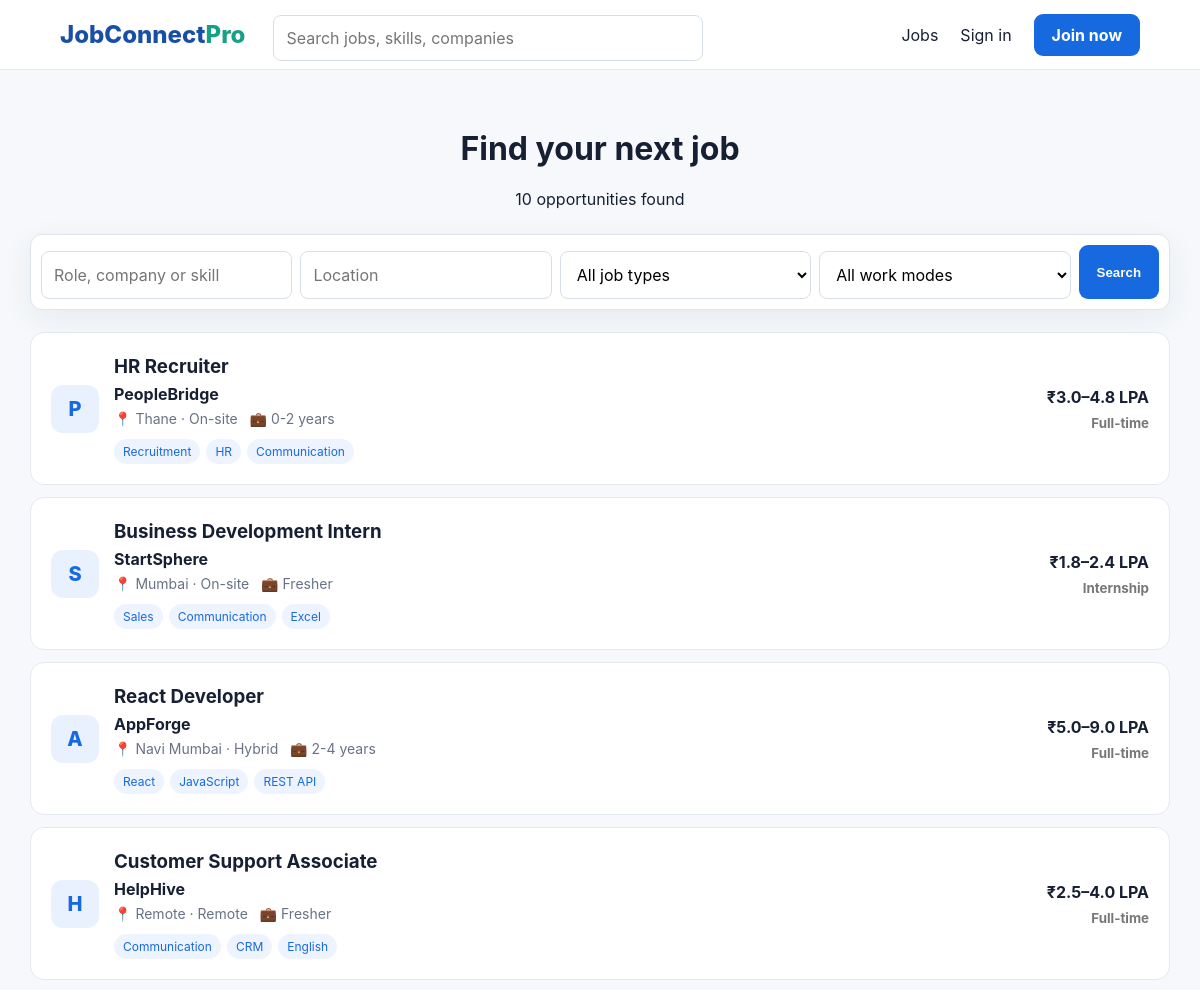
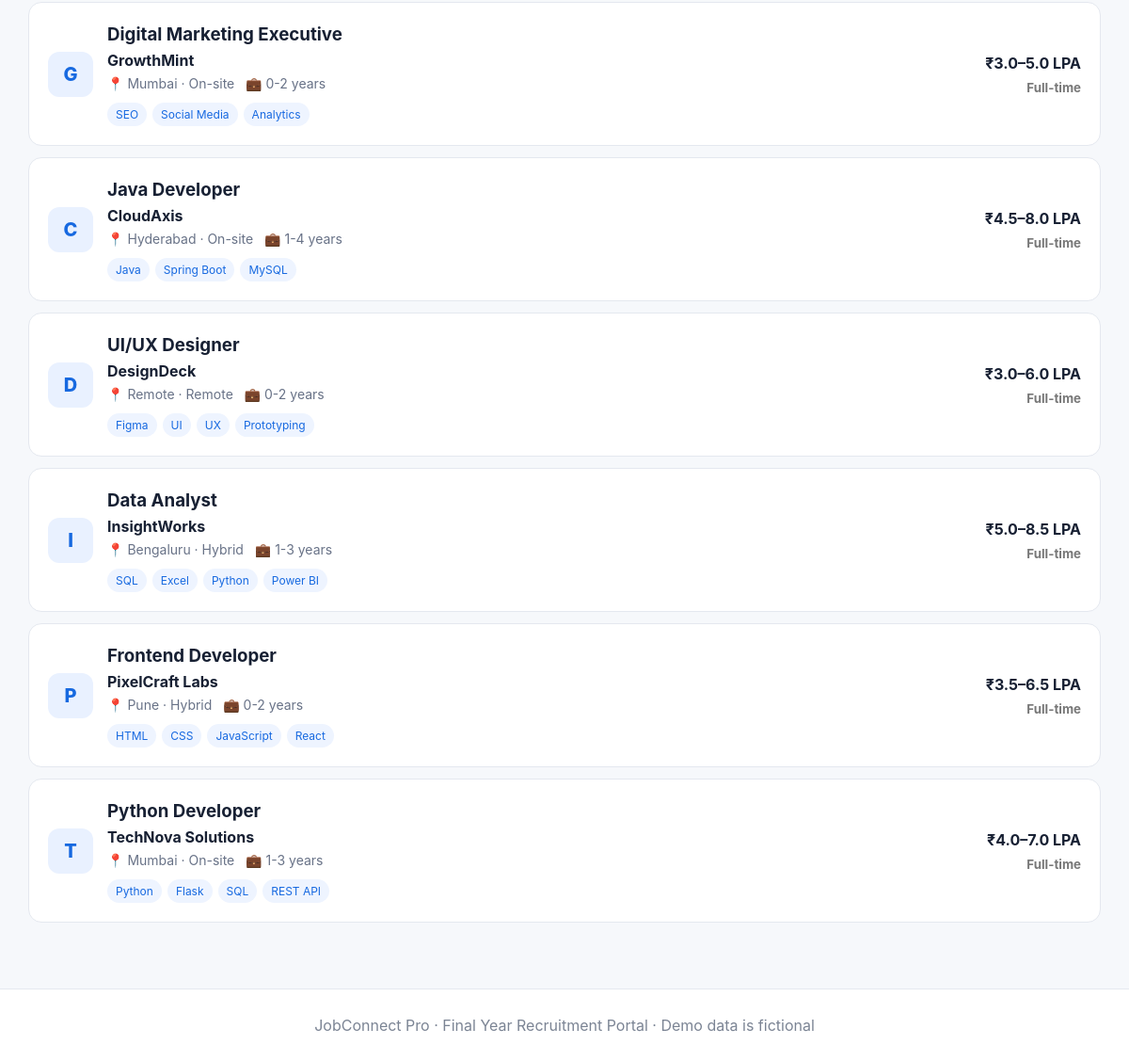
Page /jobs on the committed database (2 pictures, top to bottom).
### tables this page shows
CREATE TABLE jobs(id INTEGER PRIMARY KEY AUTOINCREMENT,title TEXT,company TEXT,location TEXT,min_salary INTEGER,max_salary INTEGER,job_type TEXT,work_mode TEXT,experience TEXT,skills TEXT,description TEXT,requirements TEXT,vacancies INTEGER DEFAULT 1,posted_by INTEGER,status TEXT DEFAULT 'Active',created_at DATETIME DEFAULT CURRENT_TIMESTAMP);

### app.py (the view)
@app.route('/jobs')
def jobs():
 q=request.args.get('q',''); loc=request.args.get('location',''); typ=request.args.get('type',''); mode=request.args.get('mode',''); sql="select * from jobs where status='Active'"; p=[]
 if q: sql+=' and (title like ? or company like ? or skills like ?)'; p += ['%'+q+'%']*3
 if loc: sql+=' and location like ?'; p.append('%'+loc+'%')
 if typ: sql+=' and job_type=?'; p.append(typ)
 if mode: sql+=' and work_mode=?'; p.append(mode)
 c=db(); rows=c.execute(sql+' order by id desc',p).fetchall(); c.close(); return render_template('jobs.html',jobs=rows)

### app.py (called while the page is built)
def db(): c=sqlite3.connect(DB); c.row_factory=sqlite3.Row; return c

@app.context_processor
def ctx(): return dict(me=session)

### templates/jobs.html
{% extends 'base.html' %}{% block title %}Find Jobs{% endblock %}{% block content %}<div class="pagehead"><h1>Find your next job</h1><p>{{jobs|length}} opportunities found</p></div><form class="filters"><input name="q" value="{{request.args.get('q','')}}" placeholder="Role, company or skill"><input name="location" value="{{request.args.get('location','')}}" placeholder="Location"><select name="type"><option value="">All job types</option><option>Full-time</option><option>Internship</option></select><select name="mode"><option value="">All work modes</option><option>On-site</option><option>Hybrid</option><option>Remote</option></select><button>Search</button></form><div class="list">{% for j in jobs %}<a class="jobrow" href="/job/{{j.id}}"><div class="logo">{{j.company[0]}}</div><div class="grow"><h3>{{j.title}}</h3><b>{{j.company}}</b><p>📍 {{j.location}} · {{j.work_mode}} &nbsp; 💼 {{j.experience}}</p><div class="tags">{% for s in j.skills.split(',')[:4] %}<span>{{s}}</span>{% endfor %}</div></div><div class="salary">₹{{'%.1f'|format(j.min_salary/100000)}}–{{'%.1f'|format(j.max_salary/100000)}} LPA<small>{{j.job_type}}</small></div></a>{% else %}<div class="empty">No matching jobs found. Try different filters.</div>{% endfor %}</div>{% endblock %}

### static/style.css (style rules this page uses)
* { box-sizing:border-box }
body { margin:0;font-family:Inter,Segoe UI,Arial,sans-serif;background:#f6f8fb;color:#172033 }
a { text-decoration:none;color:inherit }
.btn,button { background:#1769e0;color:white;border:0;border-radius:9px;padding:11px 18px;font-weight:700;cursor:pointer }
.searchbox,.filters { background:white;padding:10px;display:flex;gap:8px;border:1px solid #e0e5ed;border-radius:12px;box-shadow:0 8px 30px #22335512 }
.jobcard,.jobrow { background:white;border:1px solid #e4e8ef;border-radius:14px;padding:20px;display:flex;gap:15px;transition:.2s }
.logo,.avatar { width:48px;height:48px;min-width:48px;border-radius:12px;background:#e9f1ff;color:#1769e0;display:grid;place-items:center;font-weight:800;font-size:20px }
.jobcard h3,.jobrow h3 { margin:2px 0 6px }
.jobcard p,.jobrow p,.company { color:#687287;font-size:14px;margin:6px 0 }
.tags { display:flex;gap:6px;flex-wrap:wrap;margin-top:12px }
.tags span,.status { background:#eef4ff;color:#1769e0;border-radius:20px;padding:5px 9px;font-size:12px }
.pagehead { text-align:center;margin:25px 0 }
.filters input,.filters select { flex:1 }
.list { display:flex;flex-direction:column;gap:12px;margin-top:22px }
.jobrow { align-items:center }
.grow { flex:1 }
.salary { text-align:right;font-weight:700 }
.salary small { display:block;color:#777;margin-top:8px }
input,select,textarea { width:100%;padding:12px;border:1px solid #d8dee8;border-radius:8px;margin-top:6px;font:inherit;background:white }

### rows in the picture
jobs: company "P", title "HR Recruiter", company "PeopleBridge", location "Thane", work_mode "On-site", experience "0-2 years", 4 "Recruitment" "HR" "Communication", j.min_salary/100000 "3.0", j.max_salary/100000 "4.8", job_type "Full-time"
jobs: company "S", title "Business Development Intern", company "StartSphere", location "Mumbai", work_mode "On-site", experience "Fresher", 4 "Sales" "Communication" "Excel", j.min_salary/100000 "1.8", j.max_salary/100000 "2.4", job_type "Internship"
jobs: company "A", title "React Developer", company "AppForge", location "Navi Mumbai", work_mode "Hybrid", experience "2-4 years", 4 "React" "JavaScript" "REST API", j.min_salary/100000 "5.0", j.max_salary/100000 "9.0", job_type "Full-time"
jobs: company "H", title "Customer Support Associate", company "HelpHive", location "Remote", work_mode "Remote", experience "Fresher", 4 "Communication" "CRM" "English", j.min_salary/100000 "2.5", j.max_salary/100000 "4.0", job_type "Full-time"
jobs: company "G", title "Digital Marketing Executive", company "GrowthMint", location "Mumbai", work_mode "On-site", experience "0-2 years", 4 "SEO" "Social Media" "Analytics", j.min_salary/100000 "3.0", j.max_salary/100000 "5.0", job_type "Full-time"
jobs: company "C", title "Java Developer", company "CloudAxis", location "Hyderabad", work_mode "On-site", experience "1-4 years", 4 "Java" "Spring Boot" "MySQL", j.min_salary/100000 "4.5", j.max_salary/100000 "8.0", job_type "Full-time"
jobs: company "D", title "UI/UX Designer", company "DesignDeck", location "Remote", work_mode "Remote", experience "0-2 years", 4 "Figma" "UI" "UX" "Prototyping", j.min_salary/100000 "3.0", j.max_salary/100000 "6.0", job_type "Full-time"
jobs: company "I", title "Data Analyst", company "InsightWorks", location "Bengaluru", work_mode "Hybrid", experience "1-3 years", 4 "SQL" "Excel" "Python" "Power BI", j.min_salary/100000 "5.0", j.max_salary/100000 "8.5", job_type "Full-time"
jobs: company "P", title "Frontend Developer", company "PixelCraft Labs", location "Pune", work_mode "Hybrid", experience "0-2 years", 4 "HTML" "CSS" "JavaScript" "React", j.min_salary/100000 "3.5", j.max_salary/100000 "6.5", job_type "Full-time"
jobs: company "T", title "Python Developer", company "TechNova Solutions", location "Mumbai", work_mode "On-site", experience "1-3 years", 4 "Python" "Flask" "SQL" "REST API", j.min_salary/100000 "4.0", j.max_salary/100000 "7.0", job_type "Full-time"

### other values in the picture
{{ jobs|length }} "10"
